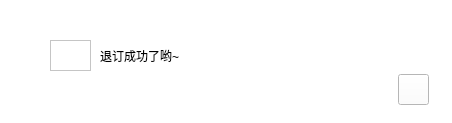
<?xml version="1.0" encoding="UTF-8"?>
<ui version="4.0">
 <class>Refund_T</class>
 <widget class="QWidget" name="Refund_T">
  <property name="geometry">
   <rect>
    <x>0</x>
    <y>0</y>
    <width>452</width>
    <height>123</height>
   </rect>
  </property>
  <property name="minimumSize">
   <size>
    <width>452</width>
    <height>123</height>
   </size>
  </property>
  <property name="maximumSize">
   <size>
    <width>452</width>
    <height>123</height>
   </size>
  </property>
  <property name="windowTitle">
   <string>退票成功</string>
  </property>
  <property name="styleSheet">
   <string notr="true">background-color: rgb(255, 255, 255);</string>
  </property>
  <widget class="QLabel" name="label">
   <property name="geometry">
    <rect>
     <x>100</x>
     <y>30</y>
     <width>331</width>
     <height>51</height>
    </rect>
   </property>
   <property name="minimumSize">
    <size>
     <width>331</width>
     <height>51</height>
    </size>
   </property>
   <property name="maximumSize">
    <size>
     <width>331</width>
     <height>51</height>
    </size>
   </property>
   <property name="styleSheet">
    <string notr="true">font: 20pt &quot;微软雅黑&quot;;</string>
   </property>
   <property name="text">
    <string>退订成功了哟~</string>
   </property>
  </widget>
  <widget class="QGraphicsView" name="graphicsView">
   <property name="geometry">
    <rect>
     <x>50</x>
     <y>40</y>
     <width>41</width>
     <height>31</height>
    </rect>
   </property>
   <property name="minimumSize">
    <size>
     <width>41</width>
     <height>31</height>
    </size>
   </property>
   <property name="maximumSize">
    <size>
     <width>41</width>
     <height>31</height>
    </size>
   </property>
   <property name="styleSheet">
    <string notr="true">border-image: url(:/pic/happy_489px_1161498_easyicon.net.png);</string>
   </property>
  </widget>
  <widget class="QPushButton" name="BackButton">
   <property name="geometry">
    <rect>
     <x>398</x>
     <y>74</y>
     <width>31</width>
     <height>31</height>
    </rect>
   </property>
   <property name="minimumSize">
    <size>
     <width>31</width>
     <height>31</height>
    </size>
   </property>
   <property name="maximumSize">
    <size>
     <width>31</width>
     <height>31</height>
    </size>
   </property>
   <property name="styleSheet">
    <string notr="true">border-image: url(:/pic/Cancel_110px_1190738_easyicon.net_副本.png);</string>
   </property>
   <property name="text">
    <string/>
   </property>
   <property name="shortcut">
    <string>Return</string>
   </property>
  </widget>
 </widget>
 <resources/>
 <connections/>
</ui>
